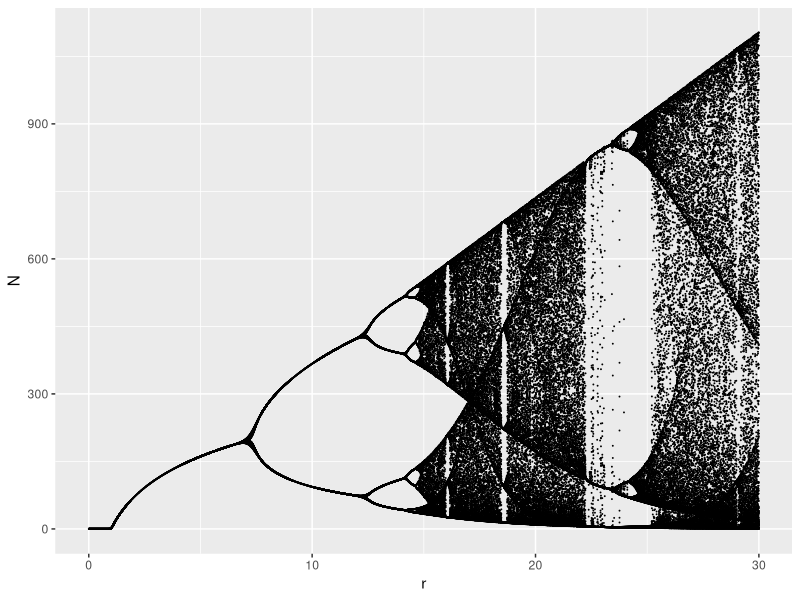

Recreate this plot in R.
## ---- chunk 1
knitr::opts_chunk$set(echo = TRUE)
library(tidyverse)
## ---- chunk 2
approximate_bifurcation_points <- c(3.0, 3.445, 3.544, 3.564)
next_bifurcation_minus_last_bifurcation_point <- approximate_bifurcation_points[2:4] - approximate_bifurcation_points[1:3]
ratios_beteen_distances <- next_bifurcation_minus_last_bifurcation_point[1:2] / next_bifurcation_minus_last_bifurcation_point[2:3]
ratios_beteen_distances
## ---- chunk 3
# Solution provided by Edmund Hart at https://rpubs.com/DistribEcology/880 based on the work of Corey Chivers at https://bayesianbiologist.com/2012/07/13/dynamical-systems-mapping-chaos-with-r/

rmax <- 30
out.df <- matrix(NA, ncol = 2, nrow = 0)
a <- 0.01
r <- seq(0, rmax, by = 0.01)
n <- 100

for (z in 1:length(r)) {

    xl <- vector()
    xl[1] <- 10
    for (i in 2:n) {

        xl[i] <- xl[i - 1] * r[z] * exp(-a * xl[i - 1])

    }
    uval <- unique(xl[40:n])
    ### Here is where we can save the output for ggplot
    out.df <- rbind(out.df, cbind(rep(r[z], length(uval)), uval))
}
out.df <- as.data.frame(out.df)
colnames(out.df) <- c("r", "N")
ggplot(out.df, aes(x = r, y = N)) + geom_point(size = 0.001)
